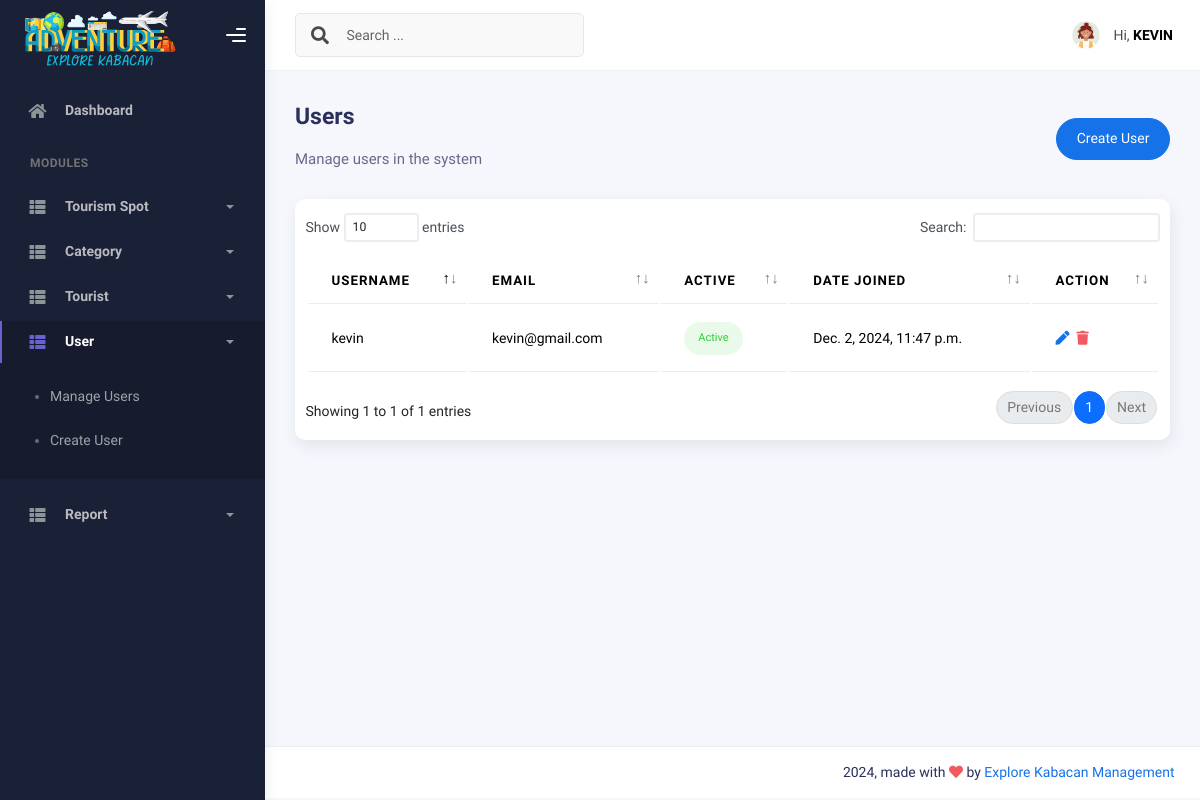
The page /users/list (signed in) on the database as committed earlier.
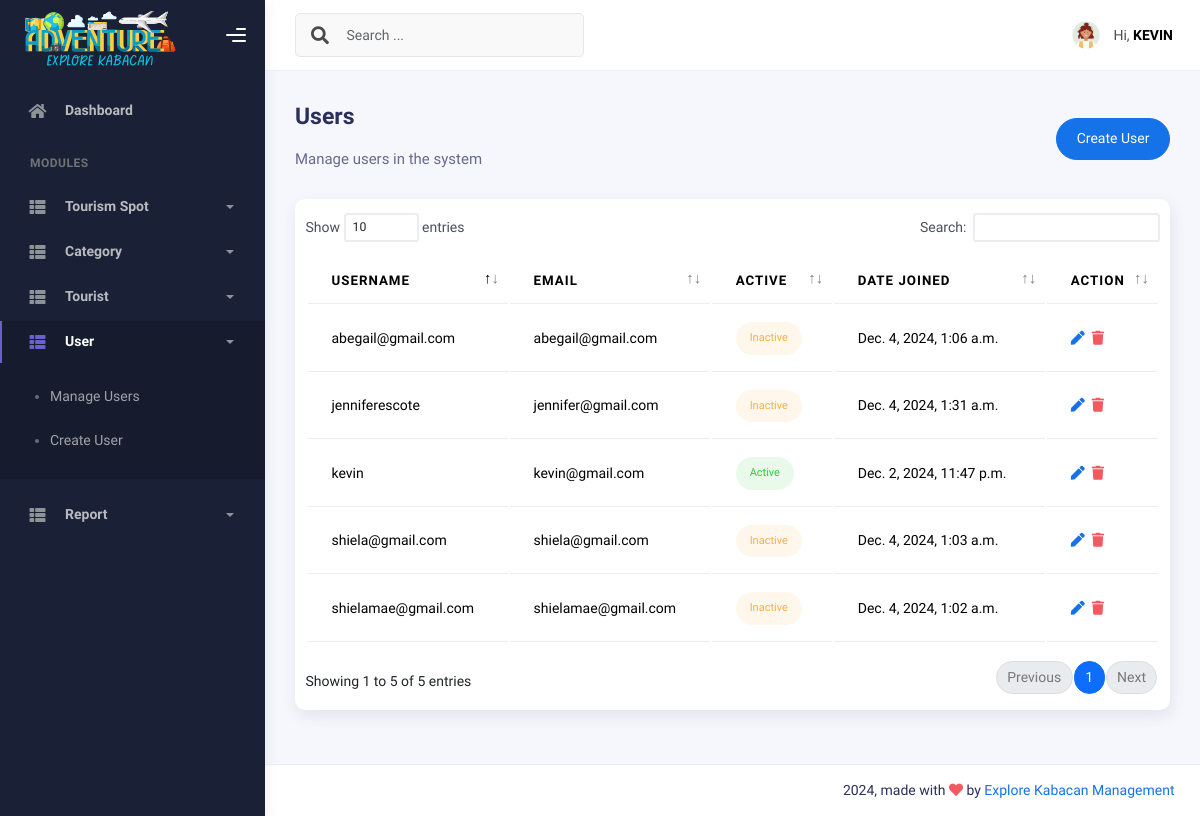
The same page on the database as committed later.
### explore_kabacan_app/models.py (models this page shows, shortened)
class CustomUser(AbstractBaseUser, PermissionsMixin):
    username = models.CharField(max_length=150, unique=True)
    first_name = models.CharField(max_length=255)
    middle_name = models.CharField(max_length=255)
    last_name = models.CharField(max_length=255)
    assigned_to = models.ForeignKey('Spot', null=True, blank=True, on_delete=models.CASCADE, help_text='Select what tourist spot you are assigned to.')
    email = models.EmailField(unique=True)
    is_active = models.BooleanField(default=True, help_text='Whether the user can login to the system')
    is_staff = models.BooleanField(default=False, help_text='Whether the user can access the super admin')
    is_superuser = models.BooleanField(default=False, help_text='Whether the user has the admin permission to system')
    date_joined = models.DateTimeField(default=timezone.now)
    objects = CustomUserManager()
    USERNAME_FIELD = "username"
    REQUIRED_FIELDS = ["email"]
    class Meta:
        db_table = "users_tbl"
        verbose_name = "User"
        verbose_name_plural = "Users"

### explore_kabacan_app/views.py (the view)
# urls.py: path("users/list", UsersView.as_view(), name="users"),
class UsersView(CustomLoginRequiredMixin, View):
    template_name = "users.html"
    def get(self, request, *args, **kwargs):
        context = {}
        context["users"] = CustomUser.objects.all().order_by('-date_joined')
        return render(request, self.template_name, context)

### explore_kabacan_app/templates/users.html (shortened to what this page needs)
{% extends './includes/base.html' %}
{% block content %}
<div class="page-inner">
    <div class="d-flex align-items-left align-items-md-center flex-column flex-md-row pt-2 pb-4">
        <div>
            <h3 class="fw-bold mb-3">Users</h3>
            <h6 class="op-7 mb-2">Manage users in the system</h6>
        </div>
        <div class="ms-md-auto py-2 py-md-0">
            <a href="{% url 'add_user' %}" class="btn btn-primary btn-round">Create User</a>
        </div>
    </div>
    <div class="card py-3">
        <table class="table" id="datatable">
            <thead>
                <tr>
                    <th>Username</th>
                    <th>Email</th>
                    <th>Active</th>
                    <th>Date Joined</th>
                    <th>Action</th>
                </tr>
            </thead>
            <tbody>
                {% for user in users %}
                <tr>
                    <td>{{ user.username }}</td>
                    <td>{{ user.email }}</td>
                    <td>
                        {% if user.is_active %}
                        <span class="btn btn-label-success btn-round btn-sm">Active</span>
                        {% else %}
                        <span class="btn btn-label-warning btn-round btn-sm">Inactive</span>
                        {% endif %}
                    </td>
                    <td>{{ user.date_joined }}</td>
                    <td>
                        <div class="d-flex align-items-center justify-content-start gap-2">
                            <a href="{% url 'update_user' pk=user.id %}">
                                <i class="fas fa-pen"></i>
                            </a>
                            <a href="{% url 'delete_user' pk=user.id %}">
                                <i class="fas fa-trash text-danger"></i>
                            </a>
                        </div>
                    </td>
                </tr>
                {% endfor %}
            </tbody>
        </table>
    </div>
</div>
{% endblock %}

### explore_kabacan_app/templates/includes/navbar.html (shortened to what this page needs)
{% load static %}
<nav class="navbar navbar-header navbar-header-transparent navbar-expand-lg border-bottom">
    <div class="container-fluid">
        <nav class="navbar navbar-header-left navbar-expand-lg navbar-form nav-search p-0 d-none d-lg-flex">
            <div class="input-group">
              <div class="input-group-prepend">
                <button type="submit" class="btn btn-search pe-1">
                  <i class="fa fa-search search-icon"></i>
                </button>
              </div>
              <input type="text" placeholder="Search ..." class="form-control">
            </div>
          </nav>
        <ul class="navbar-nav topbar-nav ms-md-auto align-items-center">
            <li class="nav-item topbar-user dropdown hidden-caret">
                <a
                    class="dropdown-toggle profile-pic"
                    data-bs-toggle="dropdown"
                    href="#"
                    aria-expanded="false"
                >
                    <div class="avatar-sm">
                        <img src="{% static 'assets/img/avatar.png' %}" alt="..." class="avatar-img rounded-circle">
                    </div>
                    <span class="profile-username">
                        <span class="op-7">Hi,</span>
                        <span class="fw-bold" style="text-transform: uppercase;">{{ request.user.username }}</span>
                    </span>
                </a>
            </li>
        </ul>
    </div>
</nav>

Rows that differ between the two databases and show on the page:
added CustomUser: username "jenniferescote", email "jennifer@gmail.com", is_active "Inactive", date_joined "Dec. 4, 2024, 1:31 a.m."
added CustomUser: username "abegail@gmail.com", email "abegail@gmail.com", is_active "Inactive", date_joined "Dec. 4, 2024, 1:06 a.m."
added CustomUser: username "shiela@gmail.com", email "shiela@gmail.com", is_active "Inactive", date_joined "Dec. 4, 2024, 1:03 a.m."
added CustomUser: username "shielamae@gmail.com", email "shielamae@gmail.com", is_active "Inactive", date_joined "Dec. 4, 2024, 1:02 a.m."
Other text that changed with them:
text written by a page script: "Show entries Search: Showing 1 to 1 of 1 entries Previous 1 Next" → "Show entries Search: Showing 1 to 5 of 5 entries Previous 1 Next"
